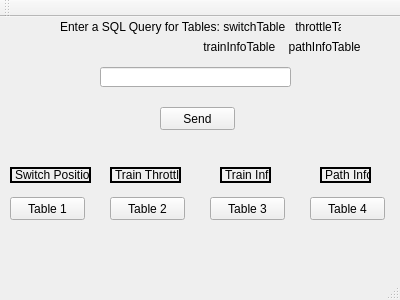
<?xml version="1.0" encoding="UTF-8"?>
<ui version="4.0">
 <class>MainWindow</class>
 <widget class="QMainWindow" name="MainWindow">
  <property name="geometry">
   <rect>
    <x>0</x>
    <y>0</y>
    <width>400</width>
    <height>300</height>
   </rect>
  </property>
  <property name="windowTitle">
   <string>MainWindow</string>
  </property>
  <widget class="QWidget" name="centralWidget">
   <widget class="QPushButton" name="sendButton">
    <property name="geometry">
     <rect>
      <x>160</x>
      <y>90</y>
      <width>75</width>
      <height>23</height>
     </rect>
    </property>
    <property name="text">
     <string>Send</string>
    </property>
   </widget>
   <widget class="QLineEdit" name="lineEdit">
    <property name="geometry">
     <rect>
      <x>100</x>
      <y>50</y>
      <width>191</width>
      <height>20</height>
     </rect>
    </property>
   </widget>
   <widget class="QPushButton" name="table1Button">
    <property name="geometry">
     <rect>
      <x>10</x>
      <y>180</y>
      <width>75</width>
      <height>23</height>
     </rect>
    </property>
    <property name="text">
     <string>Table 1</string>
    </property>
   </widget>
   <widget class="QPushButton" name="table2Button">
    <property name="geometry">
     <rect>
      <x>110</x>
      <y>180</y>
      <width>75</width>
      <height>23</height>
     </rect>
    </property>
    <property name="text">
     <string>Table 2</string>
    </property>
   </widget>
   <widget class="QPushButton" name="table3Button">
    <property name="geometry">
     <rect>
      <x>210</x>
      <y>180</y>
      <width>75</width>
      <height>23</height>
     </rect>
    </property>
    <property name="text">
     <string>Table 3</string>
    </property>
   </widget>
   <widget class="QPushButton" name="table4Button">
    <property name="geometry">
     <rect>
      <x>310</x>
      <y>180</y>
      <width>75</width>
      <height>23</height>
     </rect>
    </property>
    <property name="text">
     <string>Table 4</string>
    </property>
   </widget>
   <widget class="QLabel" name="label">
    <property name="geometry">
     <rect>
      <x>10</x>
      <y>150</y>
      <width>81</width>
      <height>16</height>
     </rect>
    </property>
    <property name="frameShape">
     <enum>QFrame::WinPanel</enum>
    </property>
    <property name="text">
     <string>Switch Positions</string>
    </property>
   </widget>
   <widget class="QLabel" name="label_2">
    <property name="geometry">
     <rect>
      <x>110</x>
      <y>150</y>
      <width>71</width>
      <height>16</height>
     </rect>
    </property>
    <property name="frameShape">
     <enum>QFrame::WinPanel</enum>
    </property>
    <property name="text">
     <string>Train Throttle</string>
    </property>
   </widget>
   <widget class="QLabel" name="label_3">
    <property name="geometry">
     <rect>
      <x>220</x>
      <y>150</y>
      <width>51</width>
      <height>16</height>
     </rect>
    </property>
    <property name="frameShape">
     <enum>QFrame::WinPanel</enum>
    </property>
    <property name="text">
     <string>Train Info</string>
    </property>
   </widget>
   <widget class="QLabel" name="label_4">
    <property name="geometry">
     <rect>
      <x>320</x>
      <y>150</y>
      <width>51</width>
      <height>16</height>
     </rect>
    </property>
    <property name="frameShape">
     <enum>QFrame::WinPanel</enum>
    </property>
    <property name="text">
     <string>Path Info</string>
    </property>
   </widget>
   <widget class="QLabel" name="label_5">
    <property name="geometry">
     <rect>
      <x>60</x>
      <y>0</y>
      <width>281</width>
      <height>20</height>
     </rect>
    </property>
    <property name="text">
     <string>Enter a SQL Query for Tables: switchTable   throttleTable</string>
    </property>
   </widget>
   <widget class="QLabel" name="label_6">
    <property name="geometry">
     <rect>
      <x>200</x>
      <y>20</y>
      <width>171</width>
      <height>20</height>
     </rect>
    </property>
    <property name="text">
     <string> trainInfoTable    pathInfoTable</string>
    </property>
   </widget>
  </widget>
  <widget class="QMenuBar" name="menuBar">
   <property name="geometry">
    <rect>
     <x>0</x>
     <y>0</y>
     <width>400</width>
     <height>21</height>
    </rect>
   </property>
  </widget>
  <widget class="QToolBar" name="mainToolBar">
   <attribute name="toolBarArea">
    <enum>TopToolBarArea</enum>
   </attribute>
   <attribute name="toolBarBreak">
    <bool>false</bool>
   </attribute>
  </widget>
  <widget class="QStatusBar" name="statusBar"/>
 </widget>
 <layoutdefault spacing="6" margin="11"/>
 <resources/>
 <connections/>
</ui>
